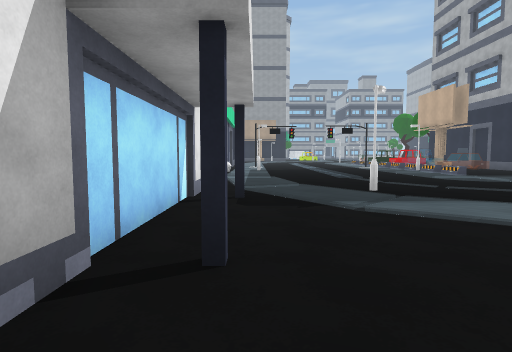
View 1 (above)

24 first-person views from a walk through a scene from a Unity 3-D project. The camera is 1.4 m above the floor, tilts 4° down and sees 80° across. The floor is counted in squares, 2 m on a side. Each view is taken from the middle of a square. On the plan, view 1 faces up. The plan holds only what a view shows up to about 10 squares ahead; the rest is blank. The place goes on beyond the plan.

View 2
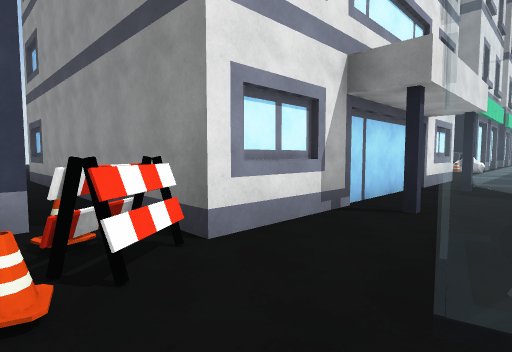

View 3
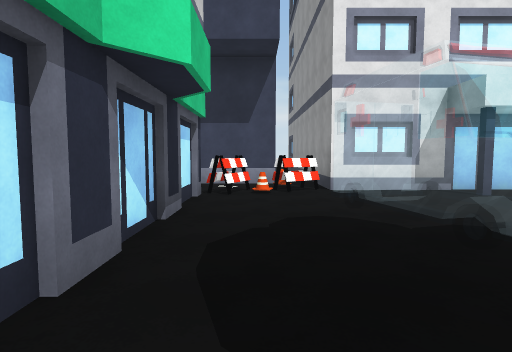

View 4
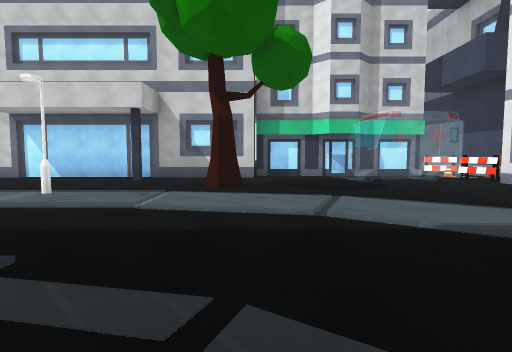

View 5
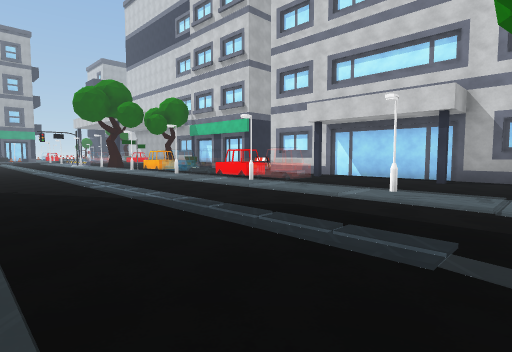

View 6
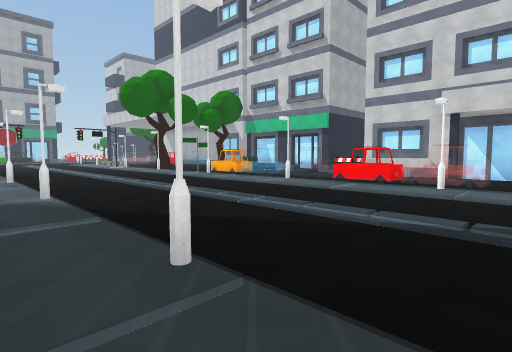

View 7
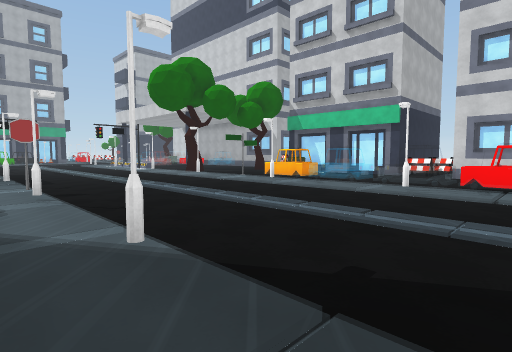

View 8
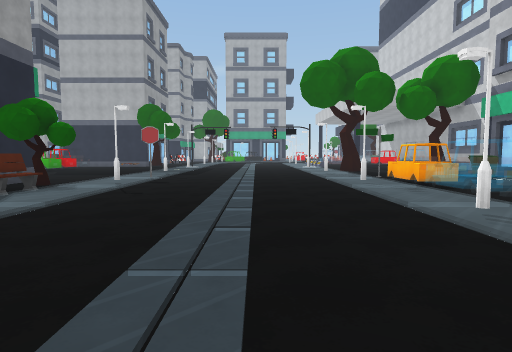

View 9
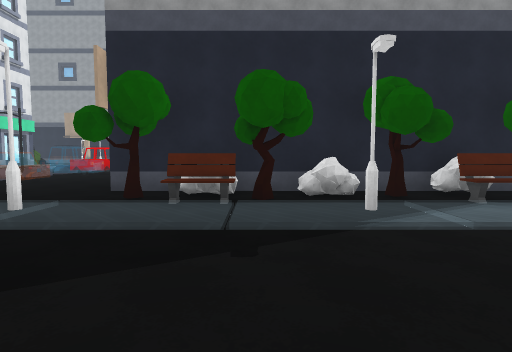

View 10
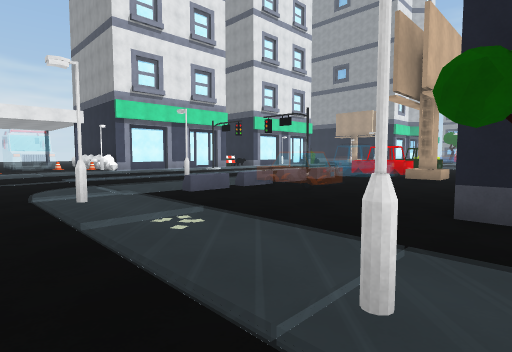

View 11
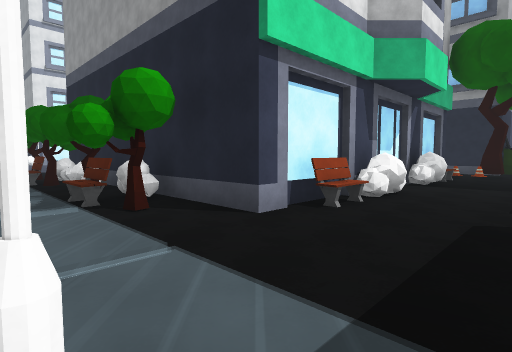

View 12
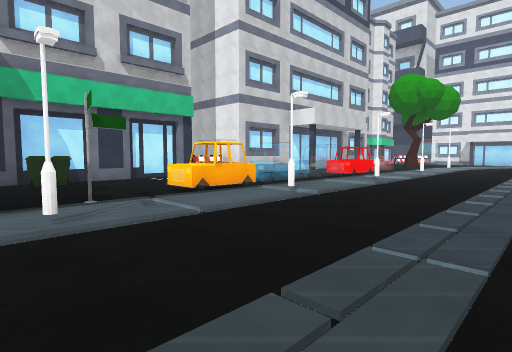

View 13
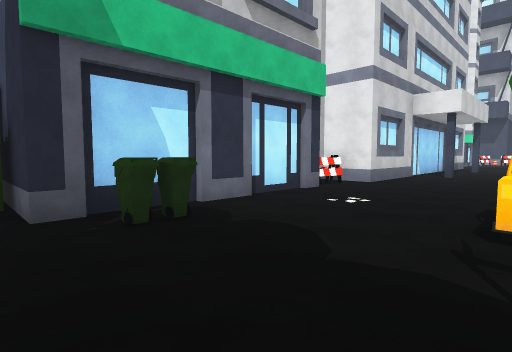

View 14
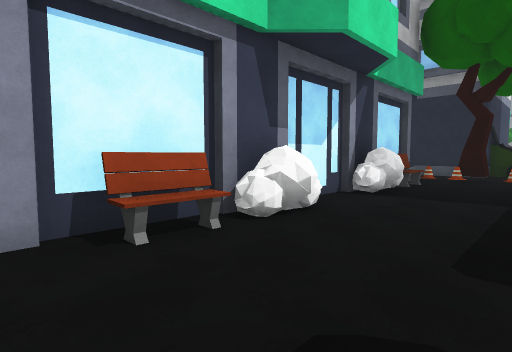

View 15
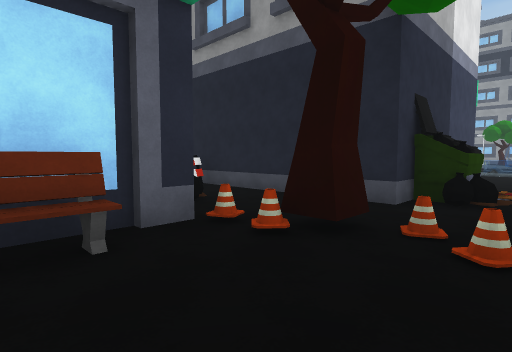

View 16
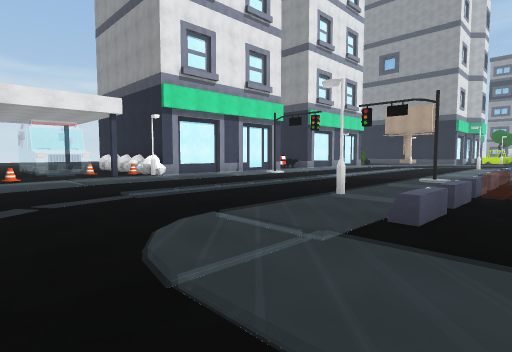

View 17
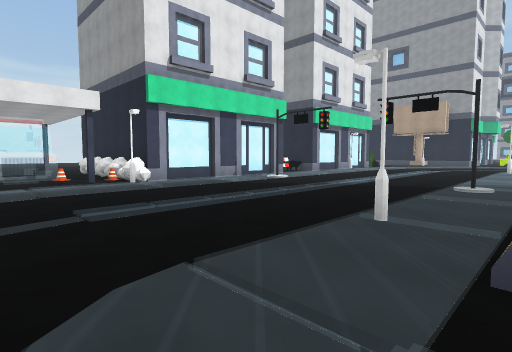

View 18
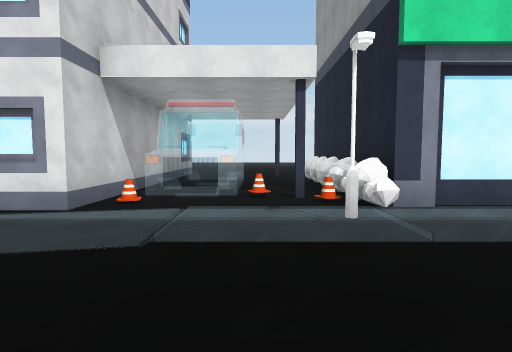

View 19
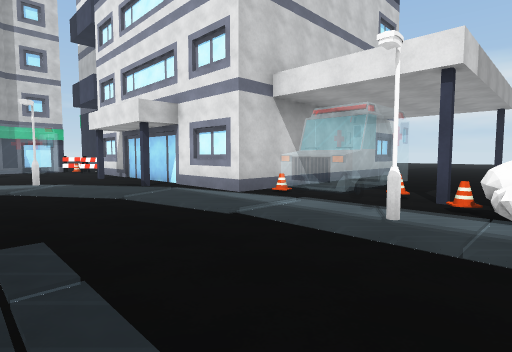

View 20
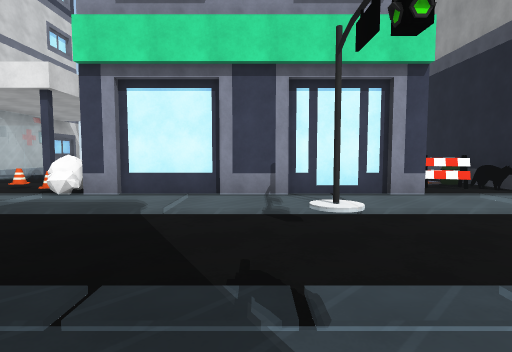

View 21
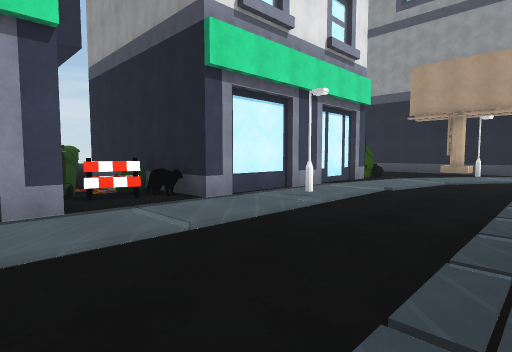

View 22
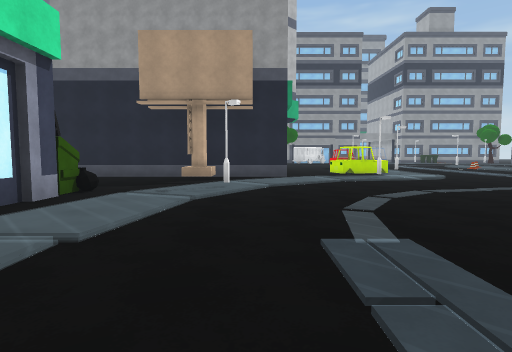

View 23
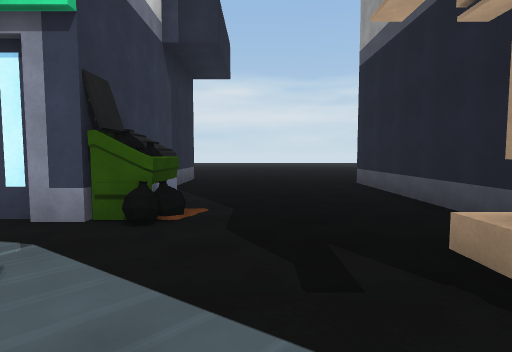

View 24
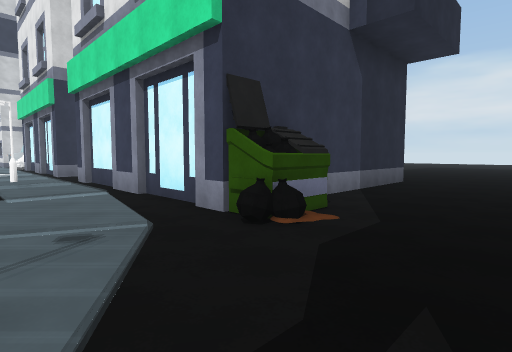

### Floor plan
Key: @ floor where view 1 was taken; # wall or solid block; . main floor; : floor 0.25 m higher than the main floor; / step, stairs or slope; = window, fence, low wall or low ledge; ^ raised ledge; B building; C cone; A barrier; T tree; E bench; S sign; I bin; L billboard; O other object.
Columns run from 6 left of view 1 to 23 right of it. Each row starts with its distance up from view 1.
 31 #########B.=^:...
 30 ......L../.=.:...
 29 .......././/....
 28 ......././.....
 27 ....OO/#/.....             B.
 26 #####../.....               .
 25     #../.....               .
 24     #B......                O
 23     #B:....               ##O
 22     #/:...             A####
 21     #B#...              OO.TC
 20 ###IO/:... .:           O CCC.
 19 ...AA/:.....:             #...
 18    I#/:.....:O            #E..
 17     #B:.....:O=           #O.
 16     #BO.....OO#LL         #...
 15     #/:.....:A=^.         #...
 14     #B:.....:A....        #O..
 13     #B:.....:  ...        #...
 12 #OOOO#:.....:A  ..       ##E..
 11 ....C/#.....:A....########B...
 10 ... C/:.....:/....TETOTEET....
  9 ...== /.....////////////E/////
  8 ....C../....//#///#//#//////#/
  7 #####B./......................
  6     ##/.......................
  5      #/.#.....................
  4      #././/...................
  3      #..//..//#///#//#///#//#/
  2      #....//.::::::::::::::/::
  1      #... .......^=#======^.S.
  0 ######@== ..T.................
 -1 ....CA. ......#...#...........
 -2     BA.....................II.
 -3     .C################.A####B.
 -4                      #O    ##O
 -5                             #O

Where each view was taken, in squares from view 1:
view 1: 0 up, 0 right, facing up
view 2: 2 down, 1 right, facing up-left
view 3: 2 down, 5 right, facing left
view 4: 7 up, 5 right, facing down
view 5: 8 up, 6 right, facing down-right
view 6: 9 up, 10 right, facing down-right
view 7: 9 up, 13 right, facing down-right
view 8: 5 up, 12 right, facing right
view 9: 5 up, 14 right, facing up
view 10: 7 up, 12 right, facing up-left
view 11: 8 up, 23 right, facing up-left
view 12: 6 up, 23 right, facing down-left
view 13: 1 up, 23 right, facing down-left
view 14: 11 up, 23 right, facing up-left
view 15: 18 up, 23 right, facing up-left
view 16: 7 up, 8 right, facing up-left
view 17: 8 up, 7 right, facing up-left
view 18: 10 up, 3 right, facing left
view 19: 12 up, 3 right, facing down-left
view 20: 15 up, 4 right, facing left
view 21: 17 up, 3 right, facing up-left
view 22: 21 up, 2 right, facing up
view 23: 28 up, 2 right, facing left
view 24: 29 up, 1 right, facing down-left
